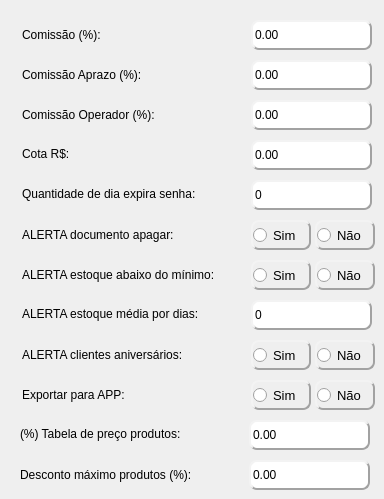
    <widget class="QWidget" name="tab_2">
     <attribute name="title">
      <string>Financeiro</string>
     </attribute>
     <widget class="QLabel" name="label_18">
      <property name="geometry">
       <rect>
        <x>22</x>
        <y>340</y>
        <width>221</width>
        <height>30</height>
       </rect>
      </property>
      <property name="styleSheet">
       <string notr="true"/>
      </property>
      <property name="text">
       <string>ALERTA clientes aniversários:</string>
      </property>
     </widget>
     <widget class="QRadioButton" name="rb_alerta_estmin_sim">
      <property name="geometry">
       <rect>
        <x>251</x>
        <y>260</y>
        <width>60</width>
        <height>30</height>
       </rect>
      </property>
      <property name="font">
       <font>
        <family>Arial</family>
        <pointsize>10</pointsize>
        <italic>false</italic>
        <bold>false</bold>
       </font>
      </property>
      <property name="styleSheet">
       <string notr="true">font: 10pt &quot;Arial&quot;;
border-color: rgb(162, 162, 162);
border-style: Outset;
border-width: 2px;
border-radius: 8px;</string>
      </property>
      <property name="text">
       <string>Sim</string>
      </property>
     </widget>
     <widget class="QDoubleSpinBox" name="doubleSpinBox">
      <property name="geometry">
       <rect>
        <x>251</x>
        <y>20</y>
        <width>121</width>
        <height>30</height>
       </rect>
      </property>
      <property name="styleSheet">
       <string notr="true">font: 10pt &quot;Arial&quot;;

background-color: rgb(255, 255, 255);

border-color: rgb(162, 162, 162);

border-style: Outset;
border-width: 2px;
border-radius: 8px;

</string>
      </property>
      <property name="alignment">
       <set>Qt::AlignLeading|Qt::AlignLeft|Qt::AlignVCenter</set>
      </property>
      <property name="buttonSymbols">
       <enum>QAbstractSpinBox::NoButtons</enum>
      </property>
     </widget>
     <widget class="QLabel" name="label_17">
      <property name="geometry">
       <rect>
        <x>22</x>
        <y>300</y>
        <width>221</width>
        <height>28</height>
       </rect>
      </property>
      <property name="styleSheet">
       <string notr="true"/>
      </property>
      <property name="text">
       <string>ALERTA estoque média por dias:</string>
      </property>
     </widget>
     <widget class="QRadioButton" name="rb_alerta_estmin_nao">
      <property name="geometry">
       <rect>
        <x>315</x>
        <y>260</y>
        <width>60</width>
        <height>30</height>
       </rect>
      </property>
      <property name="font">
       <font>
        <family>Arial</family>
        <pointsize>10</pointsize>
        <italic>false</italic>
        <bold>false</bold>
       </font>
      </property>
      <property name="styleSheet">
       <string notr="true">font: 10pt &quot;Arial&quot;;
border-color: rgb(162, 162, 162);
border-style: Outset;
border-width: 2px;
border-radius: 8px;</string>
      </property>
      <property name="text">
       <string>Não</string>
      </property>
     </widget>
     <widget class="QRadioButton" name="rb_pocket_nao">
      <property name="geometry">
       <rect>
        <x>315</x>
        <y>380</y>
        <width>60</width>
        <height>30</height>
       </rect>
      </property>
      <property name="font">
       <font>
        <family>Arial</family>
        <pointsize>10</pointsize>
        <italic>false</italic>
        <bold>false</bold>
       </font>
      </property>
      <property name="styleSheet">
       <string notr="true">font: 10pt &quot;Arial&quot;;
border-color: rgb(162, 162, 162);
border-style: Outset;
border-width: 2px;
border-radius: 8px;</string>
      </property>
      <property name="text">
       <string>Não</string>
      </property>
     </widget>
     <widget class="QLabel" name="label_23">
      <property name="geometry">
       <rect>
        <x>22</x>
        <y>260</y>
        <width>221</width>
        <height>30</height>
       </rect>
      </property>
      <property name="styleSheet">
       <string notr="true"/>
      </property>
      <property name="text">
       <string>ALERTA estoque abaixo do mínimo:</string>
      </property>
     </widget>
     <widget class="QDoubleSpinBox" name="doubleSpinBox_2">
      <property name="geometry">
       <rect>
        <x>251</x>
        <y>60</y>
        <width>121</width>
        <height>30</height>
       </rect>
      </property>
      <property name="styleSheet">
       <string notr="true">font: 10pt &quot;Arial&quot;;

background-color: rgb(255, 255, 255);

border-color: rgb(162, 162, 162);

border-style: Outset;
border-width: 2px;
border-radius: 8px;

</string>
      </property>
      <property name="alignment">
       <set>Qt::AlignLeading|Qt::AlignLeft|Qt::AlignVCenter</set>
      </property>
      <property name="buttonSymbols">
       <enum>QAbstractSpinBox::NoButtons</enum>
      </property>
     </widget>
     <widget class="QLabel" name="label_16">
      <property name="geometry">
       <rect>
        <x>22</x>
        <y>180</y>
        <width>221</width>
        <height>28</height>
       </rect>
      </property>
      <property name="styleSheet">
       <string notr="true"/>
      </property>
      <property name="text">
       <string>Quantidade de dia expira senha:</string>
      </property>
     </widget>
     <widget class="QRadioButton" name="rb_alerta_doc_sim">
      <property name="geometry">
       <rect>
        <x>251</x>
        <y>220</y>
        <width>60</width>
        <height>30</height>
       </rect>
      </property>
      <property name="font">
       <font>
        <family>Arial</family>
        <pointsize>10</pointsize>
        <italic>false</italic>
        <bold>false</bold>
       </font>
      </property>
      <property name="styleSheet">
       <string notr="true">font: 10pt &quot;Arial&quot;;
border-color: rgb(162, 162, 162);
border-style: Outset;
border-width: 2px;
border-radius: 8px;</string>
      </property>
      <property name="text">
       <string>Sim</string>
      </property>
     </widget>
     <widget class="QRadioButton" name="rb_alerta_aniv_sim">
      <property name="geometry">
       <rect>
        <x>251</x>
        <y>340</y>
        <width>60</width>
        <height>30</height>
       </rect>
      </property>
      <property name="font">
       <font>
        <family>Arial</family>
        <pointsize>10</pointsize>
        <italic>false</italic>
        <bold>false</bold>
       </font>
      </property>
      <property name="styleSheet">
       <string notr="true">font: 10pt &quot;Arial&quot;;
border-color: rgb(162, 162, 162);
border-style: Outset;
border-width: 2px;
border-radius: 8px;</string>
      </property>
      <property name="text">
       <string>Sim</string>
      </property>
     </widget>
     <widget class="QDoubleSpinBox" name="doubleSpinBox_4">
      <property name="geometry">
       <rect>
        <x>251</x>
        <y>140</y>
        <width>121</width>
        <height>30</height>
       </rect>
      </property>
      <property name="styleSheet">
       <string notr="true">font: 10pt &quot;Arial&quot;;

background-color: rgb(255, 255, 255);

border-color: rgb(162, 162, 162);

border-style: Outset;
border-width: 2px;
border-radius: 8px;

</string>
      </property>
      <property name="alignment">
       <set>Qt::AlignLeading|Qt::AlignLeft|Qt::AlignVCenter</set>
      </property>
      <property name="buttonSymbols">
       <enum>QAbstractSpinBox::NoButtons</enum>
      </property>
      <property name="maximum">
       <double>99999.990000000005239</double>
      </property>
     </widget>
     <widget class="QRadioButton" name="rb_alerta_aniv_nao">
      <property name="geometry">
       <rect>
        <x>315</x>
        <y>340</y>
        <width>60</width>
        <height>30</height>
       </rect>
      </property>
      <property name="font">
       <font>
        <family>Arial</family>
        <pointsize>10</pointsize>
        <italic>false</italic>
        <bold>false</bold>
       </font>
      </property>
      <property name="styleSheet">
       <string notr="true">font: 10pt &quot;Arial&quot;;
border-color: rgb(162, 162, 162);
border-style: Outset;
border-width: 2px;
border-radius: 8px;</string>
      </property>
      <property name="text">
       <string>Não</string>
      </property>
     </widget>
     <widget class="QRadioButton" name="rb_alerta_doc_nao">
      <property name="geometry">
       <rect>
        <x>315</x>
        <y>220</y>
        <width>60</width>
        <height>30</height>
       </rect>
      </property>
      <property name="font">
       <font>
        <family>Arial</family>
        <pointsize>10</pointsize>
        <italic>false</italic>
        <bold>false</bold>
       </font>
      </property>
      <property name="styleSheet">
       <string notr="true">font: 10pt &quot;Arial&quot;;
border-color: rgb(162, 162, 162);
border-style: Outset;
border-width: 2px;
border-radius: 8px;</string>
      </property>
      <property name="text">
       <string>Não</string>
      </property>
     </widget>
     <widget class="QRadioButton" name="rb_pocket_sim">
      <property name="geometry">
       <rect>
        <x>251</x>
        <y>380</y>
        <width>60</width>
        <height>30</height>
       </rect>
      </property>
      <property name="font">
       <font>
        <family>Arial</family>
        <pointsize>10</pointsize>
        <italic>false</italic>
        <bold>false</bold>
       </font>
      </property>
      <property name="styleSheet">
       <string notr="true">font: 10pt &quot;Arial&quot;;
border-color: rgb(162, 162, 162);
border-style: Outset;
border-width: 2px;
border-radius: 8px;</string>
      </property>
      <property name="text">
       <string>Sim</string>
      </property>
     </widget>
     <widget class="QLabel" name="label_15">
      <property name="geometry">
       <rect>
        <x>22</x>
        <y>140</y>
        <width>221</width>
        <height>28</height>
       </rect>
      </property>
      <property name="styleSheet">
       <string notr="true"/>
      </property>
      <property name="text">
       <string>Cota R$:</string>
      </property>
     </widget>
     <widget class="QLabel" name="label_22">
      <property name="geometry">
       <rect>
        <x>22</x>
        <y>380</y>
        <width>221</width>
        <height>30</height>
       </rect>
      </property>
      <property name="styleSheet">
       <string notr="true"/>
      </property>
      <property name="text">
       <string>Exportar para APP:</string>
      </property>
     </widget>
     <widget class="QLabel" name="label_5">
      <property name="geometry">
       <rect>
        <x>22</x>
        <y>61</y>
        <width>221</width>
        <height>28</height>
       </rect>
      </property>
      <property name="styleSheet">
       <string notr="true"/>
      </property>
      <property name="text">
       <string>Comissão Aprazo (%):</string>
      </property>
     </widget>
     <widget class="QLabel" name="label_21">
      <property name="geometry">
       <rect>
        <x>22</x>
        <y>220</y>
        <width>221</width>
        <height>30</height>
       </rect>
      </property>
      <property name="styleSheet">
       <string notr="true"/>
      </property>
      <property name="text">
       <string>ALERTA documento apagar:</string>
      </property>
     </widget>
     <widget class="QDoubleSpinBox" name="doubleSpinBox_8">
      <property name="geometry">
       <rect>
        <x>251</x>
        <y>300</y>
        <width>121</width>
        <height>30</height>
       </rect>
      </property>
      <property name="styleSheet">
       <string notr="true">font: 10pt &quot;Arial&quot;;

background-color: rgb(255, 255, 255);

border-color: rgb(162, 162, 162);

border-style: Outset;
border-width: 2px;
border-radius: 8px;

</string>
      </property>
      <property name="alignment">
       <set>Qt::AlignLeading|Qt::AlignLeft|Qt::AlignVCenter</set>
      </property>
      <property name="buttonSymbols">
       <enum>QAbstractSpinBox::NoButtons</enum>
      </property>
      <property name="decimals">
       <number>0</number>
      </property>
     </widget>
     <widget class="QLabel" name="label_14">
      <property name="geometry">
       <rect>
        <x>22</x>
        <y>101</y>
        <width>221</width>
        <height>28</height>
       </rect>
      </property>
      <property name="styleSheet">
       <string notr="true"/>
      </property>
      <property name="text">
       <string>Comissão Operador (%):</string>
      </property>
     </widget>
     <widget class="QDoubleSpinBox" name="doubleSpinBox_5">
      <property name="geometry">
       <rect>
        <x>251</x>
        <y>180</y>
        <width>121</width>
        <height>30</height>
       </rect>
      </property>
      <property name="styleSheet">
       <string notr="true">font: 10pt &quot;Arial&quot;;

background-color: rgb(255, 255, 255);

border-color: rgb(162, 162, 162);

border-style: Outset;
border-width: 2px;
border-radius: 8px;

</string>
      </property>
      <property name="alignment">
       <set>Qt::AlignLeading|Qt::AlignLeft|Qt::AlignVCenter</set>
      </property>
      <property name="buttonSymbols">
       <enum>QAbstractSpinBox::NoButtons</enum>
      </property>
      <property name="decimals">
       <number>0</number>
      </property>
     </widget>
     <widget class="QLabel" name="label_4">
      <property name="geometry">
       <rect>
        <x>22</x>
        <y>21</y>
        <width>221</width>
        <height>28</height>
       </rect>
      </property>
      <property name="styleSheet">
       <string notr="true"/>
      </property>
      <property name="text">
       <string>Comissão (%):</string>
      </property>
     </widget>
     <widget class="QDoubleSpinBox" name="doubleSpinBox_3">
      <property name="geometry">
       <rect>
        <x>251</x>
        <y>100</y>
        <width>121</width>
        <height>30</height>
       </rect>
      </property>
      <property name="styleSheet">
       <string notr="true">font: 10pt &quot;Arial&quot;;

background-color: rgb(255, 255, 255);

border-color: rgb(162, 162, 162);

border-style: Outset;
border-width: 2px;
border-radius: 8px;

</string>
      </property>
      <property name="alignment">
       <set>Qt::AlignLeading|Qt::AlignLeft|Qt::AlignVCenter</set>
      </property>
      <property name="buttonSymbols">
       <enum>QAbstractSpinBox::NoButtons</enum>
      </property>
     </widget>
     <widget class="QDoubleSpinBox" name="doubleSpinBox_7">
      <property name="geometry">
       <rect>
        <x>249</x>
        <y>460</y>
        <width>121</width>
        <height>30</height>
       </rect>
      </property>
      <property name="styleSheet">
       <string notr="true">font: 10pt &quot;Arial&quot;;

background-color: rgb(255, 255, 255);

border-color: rgb(162, 162, 162);

border-style: Outset;
border-width: 2px;
border-radius: 8px;

</string>
      </property>
      <property name="alignment">
       <set>Qt::AlignLeading|Qt::AlignLeft|Qt::AlignVCenter</set>
      </property>
      <property name="buttonSymbols">
       <enum>QAbstractSpinBox::NoButtons</enum>
      </property>
     </widget>
     <widget class="QDoubleSpinBox" name="doubleSpinBox_6">
      <property name="geometry">
       <rect>
        <x>249</x>
        <y>420</y>
        <width>121</width>
        <height>30</height>
       </rect>
      </property>
      <property name="styleSheet">
       <string notr="true">font: 10pt &quot;Arial&quot;;

background-color: rgb(255, 255, 255);

border-color: rgb(162, 162, 162);

border-style: Outset;
border-width: 2px;
border-radius: 8px;

</string>
      </property>
      <property name="alignment">
       <set>Qt::AlignLeading|Qt::AlignLeft|Qt::AlignVCenter</set>
      </property>
      <property name="buttonSymbols">
       <enum>QAbstractSpinBox::NoButtons</enum>
      </property>
     </widget>
     <widget class="QLabel" name="label_34">
      <property name="geometry">
       <rect>
        <x>20</x>
        <y>420</y>
        <width>221</width>
        <height>28</height>
       </rect>
      </property>
      <property name="styleSheet">
       <string notr="true"/>
      </property>
      <property name="text">
       <string>(%) Tabela de preço produtos:</string>
      </property>
     </widget>
     <widget class="QLabel" name="label_35">
      <property name="geometry">
       <rect>
        <x>20</x>
        <y>461</y>
        <width>221</width>
        <height>28</height>
       </rect>
      </property>
      <property name="styleSheet">
       <string notr="true"/>
      </property>
      <property name="text">
       <string>Desconto máximo produtos (%):</string>
      </property>
     </widget>
    </widget>
